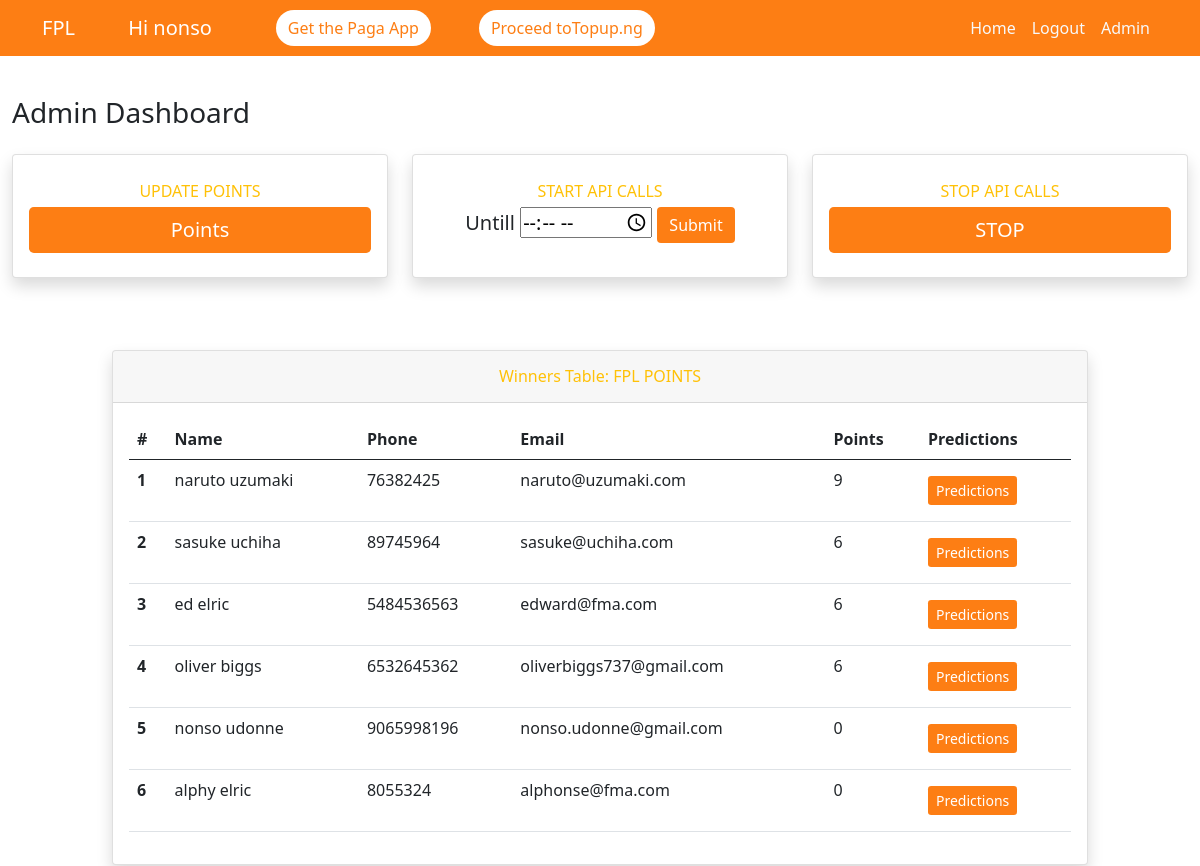
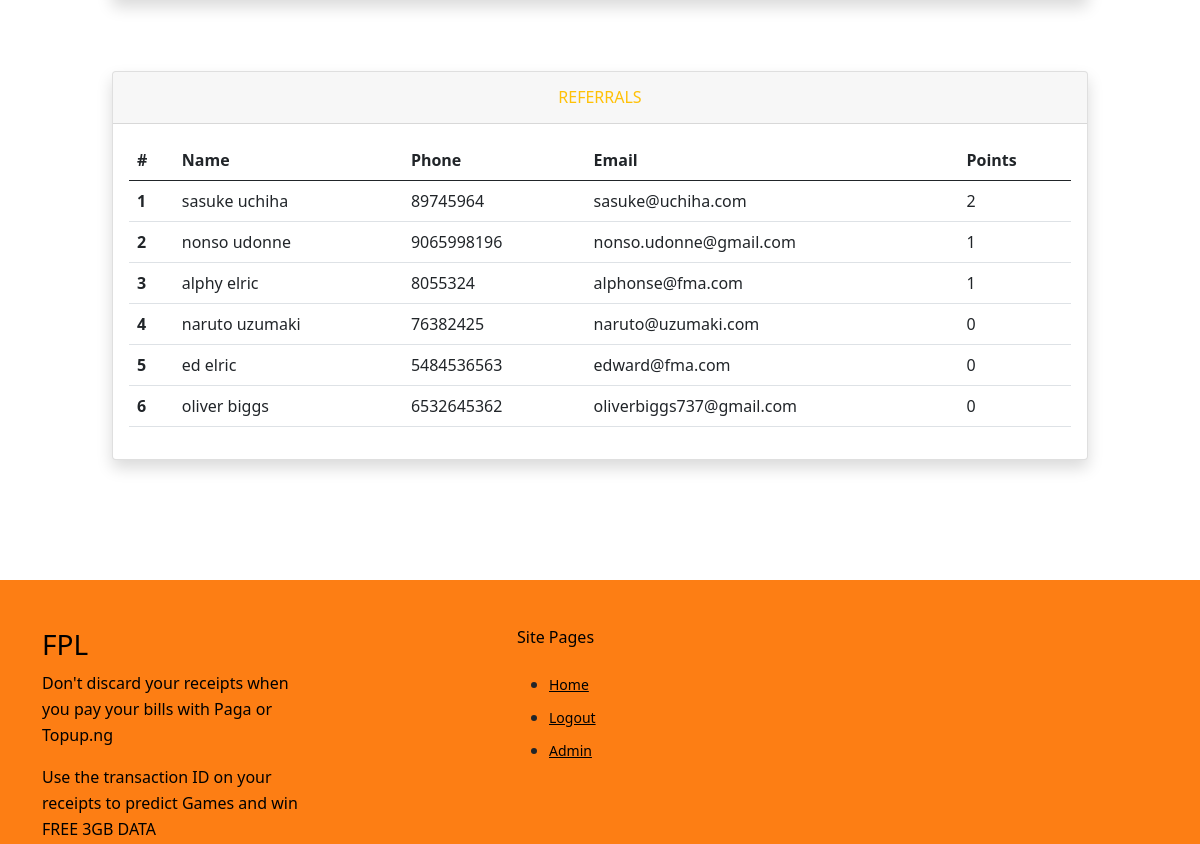
/fpl/admin-dash/ (signed in, upper part), run on an earlier commit of the app's database (2 pictures, top to bottom).
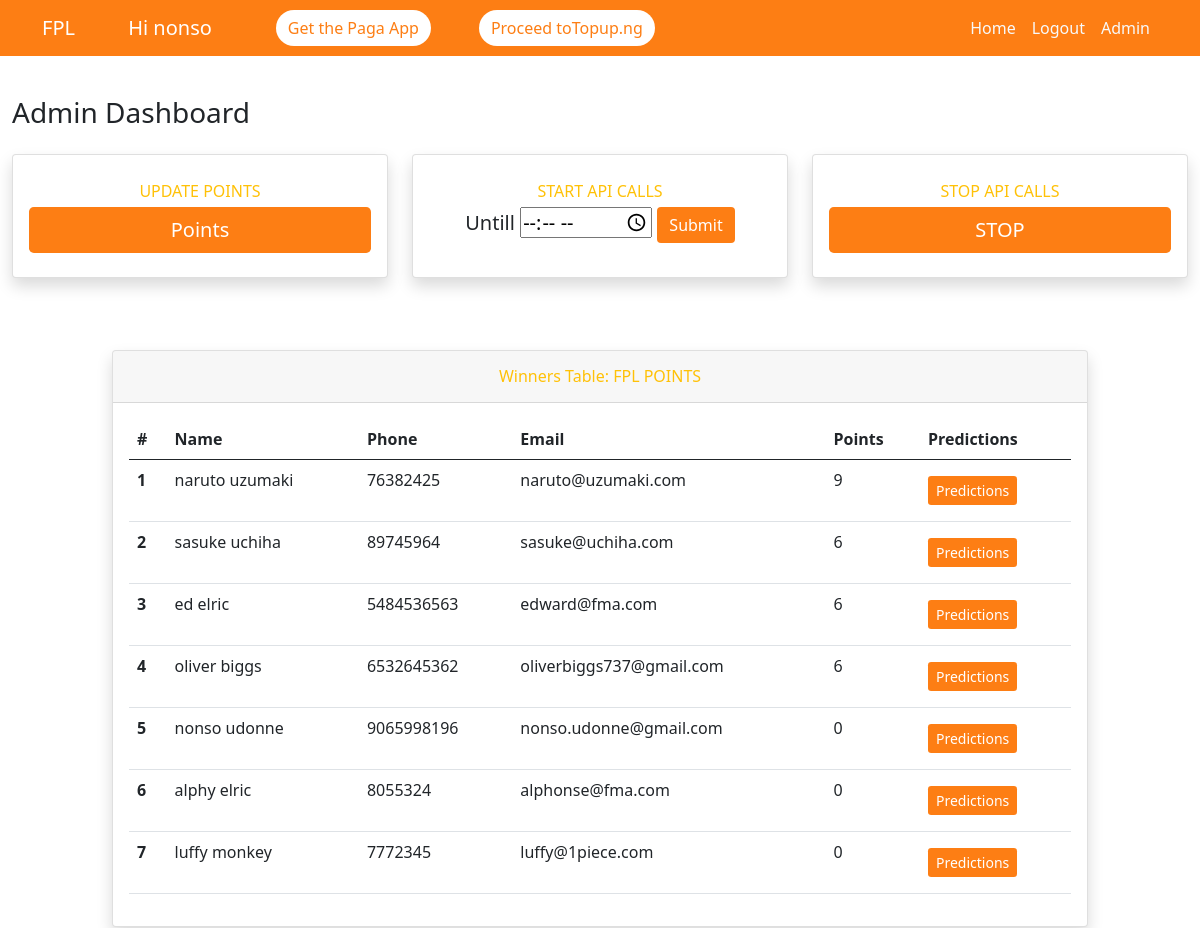
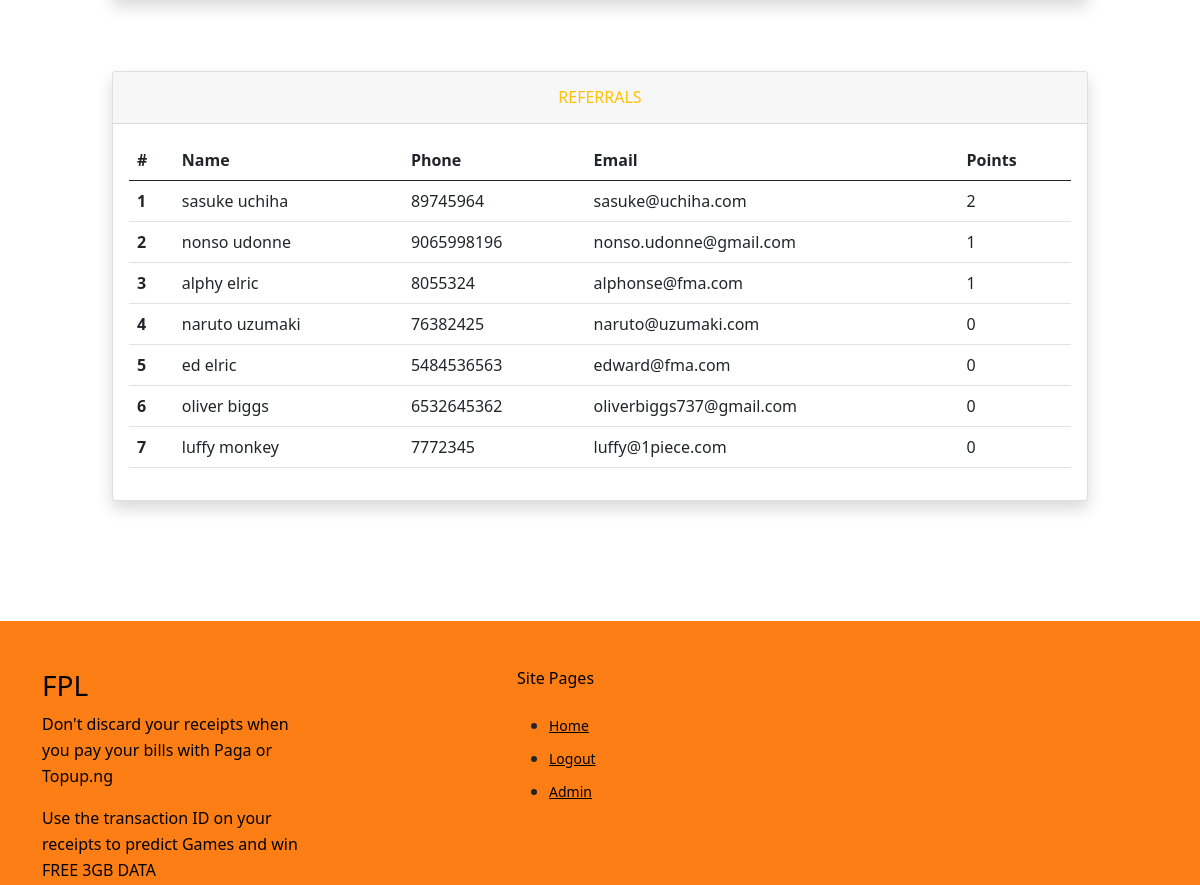
And on a later commit of the database (2 pictures, top to bottom).
### accounts/models.py (models this page shows, shortened)
class MyUser(AbstractBaseUser, PermissionsMixin):
    email = models.EmailField(max_length=255, unique=True)
    first_name = models.CharField(max_length=100)
    last_name = models.CharField(max_length=100)
    phone = models.IntegerField(unique=True)
    confirmed = models.BooleanField(default=False, null=True, blank=True)
    confirmed_date = models.DateField(null=True, blank=True)
    date_created = models.DateTimeField(auto_now_add=True)
    is_active = models.BooleanField(default=True)
    admin = models.BooleanField(default=False)
    staff = models.BooleanField(default=False)
    USERNAME_FIELD = 'email'
    REQUIRED_FIELDS = ['first_name', 'last_name', 'phone']
    objects = MyUserManager()
    def full_name(self):
        return f"{self.first_name} {self.last_name}"

class fplUser(models.Model):
    user = models.OneToOneField(MyUser, on_delete=models.CASCADE)
    referrer = models.ForeignKey('self', on_delete=models.CASCADE, null=True, blank=True, related_name='referred')
    fav_club = models.CharField(max_length=100, verbose_name='Favorite Club')
    total_points = models.IntegerField(default=0)
    total_referrals = models.IntegerField(default=0)
    refer_valid = models.BooleanField(default=False)

### fpl_data/views.py (the view)
# urls.py: path('admin-dash/', admin_dash, name='admin-dash'),
@login_required(login_url='login')
def admin_dash(request):
    if not request.user.is_superuser:
        messages.warning(request, 'Access Denied')
        return redirect('home')
    users = fplUser.objects.all()
    fusers = users.order_by('-total_points')
    rusers = users.order_by('-total_referrals')
    context = {
        'fusers': fusers,
        'rusers': rusers
    }
    return render(request, 'admin-dash.html', context)

### fpl_data/templates/admin-dash.html (shortened to what this page needs)
{% extends 'base.html' %}
{% block content %}
<div class="container-fluid pt-5 mt-5">
    <div class="d-sm-flex align-items-center justify-content-between mb-4">
        <h1 class="h3 mb-0 text-gray-800">Admin Dashboard</h1>
    </div>
    <div class="row mb-5">
        <div class="col-xl-4 col-md-6 mb-4">
            <div class="card border-left-primary shadow h-100 py-2">
                <div class="card-body">
                    <div class="row no-gutters align-items-center">
                        <div class="col mr-2">
                            <div class="text-xs text-center font-weight-bold text-warning text-uppercase mb-1">
                                UPDATE POINTS</div>
                            <div class="h5 mb-0 font-weight-bold text-gray-800"><a class="btn btn-lg btn-primary btn-block w-100 predictBtn" href="{% url 'points' %}">Points</a></div>
                        </div>
                    </div>
                </div>
            </div>
        </div>
        <div class="col-xl-4 col-md-6 mb-4">
            <div class="card border-left-success shadow h-100 py-2">
                <div class="card-body">
                    <div class="row no-gutters align-items-center">
                        <div class="col mr-2">
                            <div class="text-xs text-center font-weight-bold text-warning text-uppercase mb-1">
                                START API CALLS</div>
                                <div class="h5 mb-0 font-weight-bold text-gray-800 text-center">
                                    <form action="" method="POST" data-admin="{% url 'scores' %}" id="adminForm">
                                        <label for="until">Untill</label>
                                        <input type="time" id="until" name="until" required>
                                        <input type="submit" value="Submit" class="btn btn-md btn-primary predictBtn">
                                    </form>
                                </div>
                        </div>
                    </div>
                </div>
            </div>
        </div>
        <div class="col-xl-4 col-md-6 mb-4">
            <div class="card border-left-warning shadow h-100 py-2">
                <div class="card-body">
                    <div class="row no-gutters align-items-center">
                        <div class="col mr-2">
                            <div class="text-xs text-center font-weight-bold text-warning text-uppercase mb-1">
                                STOP API CALLS</div>
                            <div class="h5 mb-0 font-weight-bold text-gray-800"><a class="btn btn-lg btn-primary btn-block w-100 predictBtn" href="{% url 'scores' %}">STOP</a></div>
                        </div>
                    </div>
                </div>
            </div>
        </div>
    </div>
    <div class="row mb-5 pb-5">
        <div class="col-10 mx-auto mb-5">
            <div class="card shadow mb-4">
                <div class="card-header py-3 text-center">
                    <h6 class="m-0 font-weight-bold text-warning">Winners Table: FPL POINTS</h6>
                </div>
                <div class="card-body">
                    <div class="table-responsive">
                        <table class="table table-hover">
                            <thead>
                              <tr>
                                <th scope="col">#</th>
                                <th scope="col">Name</th>
                                <th scope="col">Phone</th>
                                <th scope="col">Email</th>
                                <th scope="col">Points</th>
                                <th scope="col">Predictions</th>
                              </tr>
                            </thead>
                            <tbody>
                              {% for user in fusers %}
                              <tr>
                                <th scope="row">{{ forloop.counter }}</th>
                                <td>{{user.user.full_name}}</td>
                                <td>{{user.user.phone}}</td>
                                <td>{{user.user.email}}</td>
                                <td>{{user.total_points}}</td>
                                <td class="py-3">
                                    <a class="btn btn-sm btn-primary mx-auto predictBtn usersPreds" href="{% url 'predictions' user.id %}"  data-bs-toggle="modal" data-bs-target="#userPredictions">
                                        Predictions
                                    </a>
                                </td>
                              </tr>
                              {% endfor %}
                            </tbody>
                        </table>
                    </div>
                </div>
            </div>
        </div>
        <div class="col-10 mx-auto">
            <div class="card shadow mb-4">
                <div class="card-header py-3 text-center">
                    <h6 class="m-0 font-weight-bold text-warning">REFERRALS</h6>
                </div>
                <div class="card-body">
                    <div class="table-responsive">
                        <table class="table table-hover">
                            <thead>
                              <tr>
                                <th scope="col">#</th>
                                <th scope="col">Name</th>
                                <th scope="col">Phone</th>
                                <th scope="col">Email</th>
                                <th scope="col">Points</th>
                              </tr>
                            </thead>
                            <tbody>
                              {% for user in rusers %}
                              <tr>
                                <th scope="row">{{ forloop.counter }}</th>
                                <td>{{user.user.full_name}}</td>
                                <td>{{user.user.phone}}</td>
                                <td>{{user.user.email}}</td>
                                <td>{{user.total_referrals}}</td>
                              </tr>
                              {% endfor %}
                            </tbody>
                        </table>
                    </div>
                </div>
            </div>
        </div>
    </div>
</div>
{% endblock %}

### templates/base.html (shortened to what this page needs)
{% load static %}
<!DOCTYPE html>
<html lang="en">
<head>
    <link rel="stylesheet" href="{% static 'css/all.css' %}">
    <link rel="stylesheet" href="{% static 'css/bootstrap.css' %}">
    <link rel="stylesheet" href="{% static 'css/style.css' %}">
    <link rel="stylesheet" href="{% static 'css/template.css' %}">
</head>
<body>
  {% include 'navbar.html' %}
  {% block content %}
  {% endblock %}
<footer class="footer section section-sm">
  <div class="container pt-5">
    <div class="row">
      <div class="col-lg-3 col-md-7 offset-md-1 offset-lg-0 mb-4 mb-lg-0 text-light">
        <div class="block about">
          <h3>FPL</h3>
          <p class="alt-color">Don't discard your receipts when you pay your bills with Paga or Topup.ng </p>
          <p> Use the transaction ID on your receipts to predict Games and win FREE 3GB DATA</p>
        </div>
      </div>
      <div class="col-lg-4 offset-lg-2 col-md-6 col-12 mb-4 mb-lg-0">
        <div class="block">
          <h4>Site Pages</h4>
          <ul>
            <li>
              <a href="{% url 'home' %}">Home</a>
            </li>
            {% if user.is_authenticated %}
            <li>
              <a href="{% url 'logout' %}">Logout</a>
            </li>
            {% endif %}
            {% if user.is_superuser %}
            <li>
              <a href="{% url 'admin-dash' %}">Admin</a>
            </li>
            {% endif %}
          </ul>
        </div>
      </div>
    </div>
  </div>
</footer>
</body>
</html>

### templates/navbar.html (shortened to what this page needs)
<header id="header" class="fixed-top">
  <nav class="navbar navbar-expand-md navbar-dark">
    <div class="container">
      <a class="navbar-brand" href="{% url 'home' %}">
        FPL    <span class="lead ms-5 d-none d-md-inline-block">Hi {{ request.user.first_name }}</span>
      </a>
      <a href="https://google-play-store" class="topupBtn appointment-btn scrollto ms-md-5 ms-2 btn btn-info rounded-pill"><span class="d-none d-lg-inline-block">Get the </span> Paga App</a>
      <a href="https://topup.ng" class="topupBtn appointment-btn scrollto ms-md-5 ms-2 btn btn-info rounded-pill"> <span class="d-none d-lg-inline-block">Proceed to </span>Topup.ng</a>
      <div class="collapse navbar-collapse" id="navbarCollapse">
        <ul class="navbar-nav ms-auto mb-2 mb-md-0">
          <li class="nav-item">
            <a class="nav-link text-light {% block activeHome %} {% endblock %}" href="{% url 'home' %}">Home</a>
          </li>
          {% if user.is_authenticated %}
          <li class="nav-item">
            <a class="nav-link text-light" href="{% url 'logout' %}">Logout</a>
          </li>
          {% endif %}
          {% if user.is_superuser %}
          <li class="nav-item">
            <a class="nav-link text-light" href="{% url 'admin-dash' %}">Admin</a>
          </li>
          {% endif %}
        </ul>
      </div>
    </div>
  </nav>
</header>

### static/css/style.css (style rules this page uses)
#myTab .active, .predictBtn, #tidSubmit, .navbar, .navbar a, .submitBtn { background-color: #fd7e14; color: #fff; border-style: none; }
.topupBtn { background-color: #fff !important; color: #fd7e14 !important; }

### static/css/template.css (style rules this page uses)
.footer { background: #fd7e14; }
.footer p, .footer h3 { color: #000; }
.footer .block h4 { color: #000; font-size: 16px; margin-bottom: 25px; }
.footer .block.about p { line-height: 26px; }
.footer .block ul li { margin-bottom: 10px; }
.footer .block ul li a { display: block; font-size: 14px; color: #000; }

What changed in the data, as far as the page shows it:
added fplUser: user.full_name "luffy monkey", user.phone "7772345", user.email "luffy@1piece.com", total_points "0", total_referrals "0"
